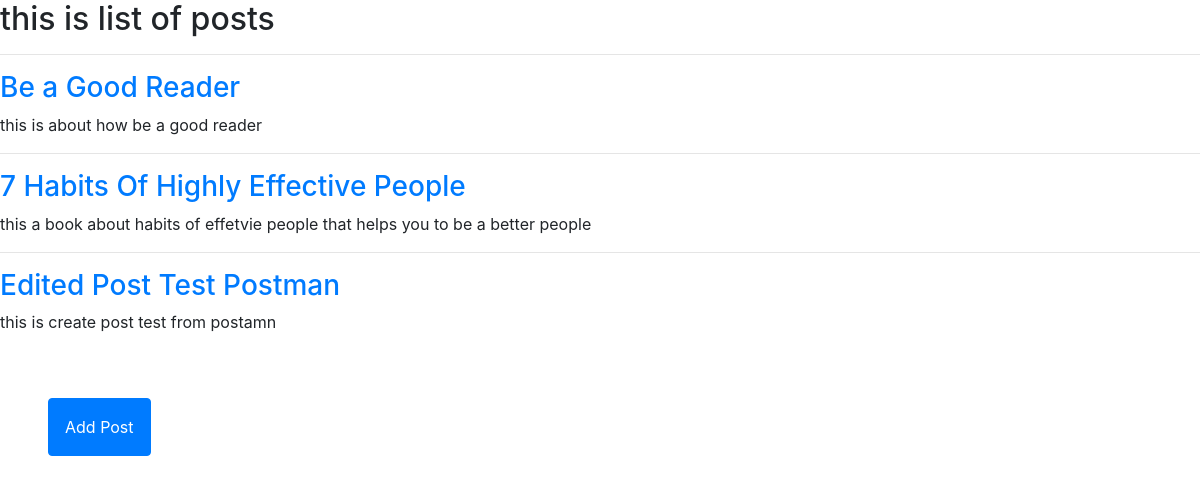
Page /blog/list/ (signed in) on the earlier database version.
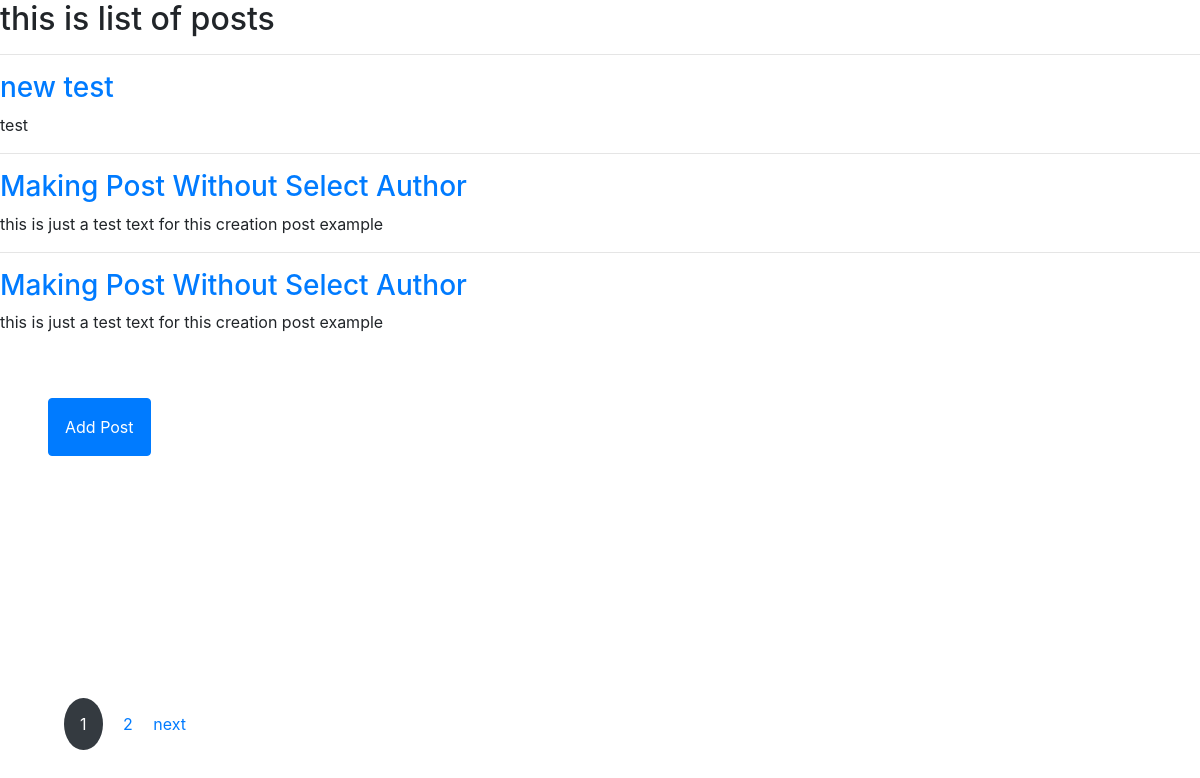
Same page on the later database version.
### blog/models.py (models this page shows, shortened)
class Post(models.Model):
    author = models.ForeignKey("accounts.Profile", on_delete=models.CASCADE)
    images = models.ImageField(null=True, blank=True)
    title = models.CharField(max_length=255)
    content = models.TextField()
    status = models.BooleanField()
    categoy = models.ForeignKey("Category", on_delete=models.SET_NULL, null=True)
    created_date = models.DateTimeField(auto_now_add=True)
    updated_date = models.DateTimeField(auto_now=True)
    publishes_date = models.DateTimeField()

### blog/views.py (the view)
# urls.py: path("list/", views.PostList.as_view(), name="post-list"),
class PostList(LoginRequiredMixin, ListView):
    template_name = "blog/list.html"
    context_object_name = "posts"
    login_url = 'http://127.0.0.1:8000/account/login/'
    paginate_by = 3
    def get_queryset(self):
        posts = Post.objects.filter(status=True).order_by("-id")
        return posts

### templates/blog/list.html (shortened to what this page needs)
<!DOCTYPE html>
<html lang="en">
<head>
    <link rel="stylesheet" href="https://cdn.jsdelivr.net/npm/bootstrap@4.6.2/dist/css/bootstrap.min.css">
</head>
<body>
    <h2>this is list of posts</h2>
    {% for post in posts %}
        <hr>
        <h3>
            <a href="{% url 'blog:post-detail' pk=post.id%}">{{post.title}}</a>
        </h3>
        <p>{{ post.content }}</p>
    {% endfor %}
    <div>
        <a href="{% url 'blog:post-create' %}" class="btn btn-primary p-3 m-5">Add Post</a>
    </div>
    {% if is_paginated %}
       <nav class="pagination-container fixed-bottom p-3 m-5">
            {% for i in paginator.page_range %}
            {% if page_obj.number == i %}
            <span class="pagination-inner">
                <a href="#" class="pagination-active bg-dark text-white rounded-circle p-3">{{i}}</a>
            </span>
            {% else %}
                <a href="?page={{ i }}" class="rounded-circle p-3">{{ i }}</a>
            {% endif %}
            {% endfor %}
            {% if page_obj.has_next %}
                <a href="?page={{page_obj.next_page_number}}" class="pagination-older">next</a>
            {% endif %}
       </nav>
    {% endif %}
</body>
</html>

Differences in the rows shown:
removed Post: title "Be a Good Reader", content "this is about how be a good reader"
no longer on this page (row edited): Post: title "7 Habits Of Highly Effective People", content "this a book about habits of effetvie people that helps you to be a better people"
no longer on this page (row edited): Post: title "Edited Post Test Postman", content "this is create post test from postamn"
added Post: title "new test", content "test"
added Post: title "Making Post Without Select Author", content "this is just a test text for this creation post example"
added Post: title "Making Post Without Select Author", content "this is just a test text for this creation post example"
Other differences:
new list line: "1"
new list line: "2"
text now shown: "next"
